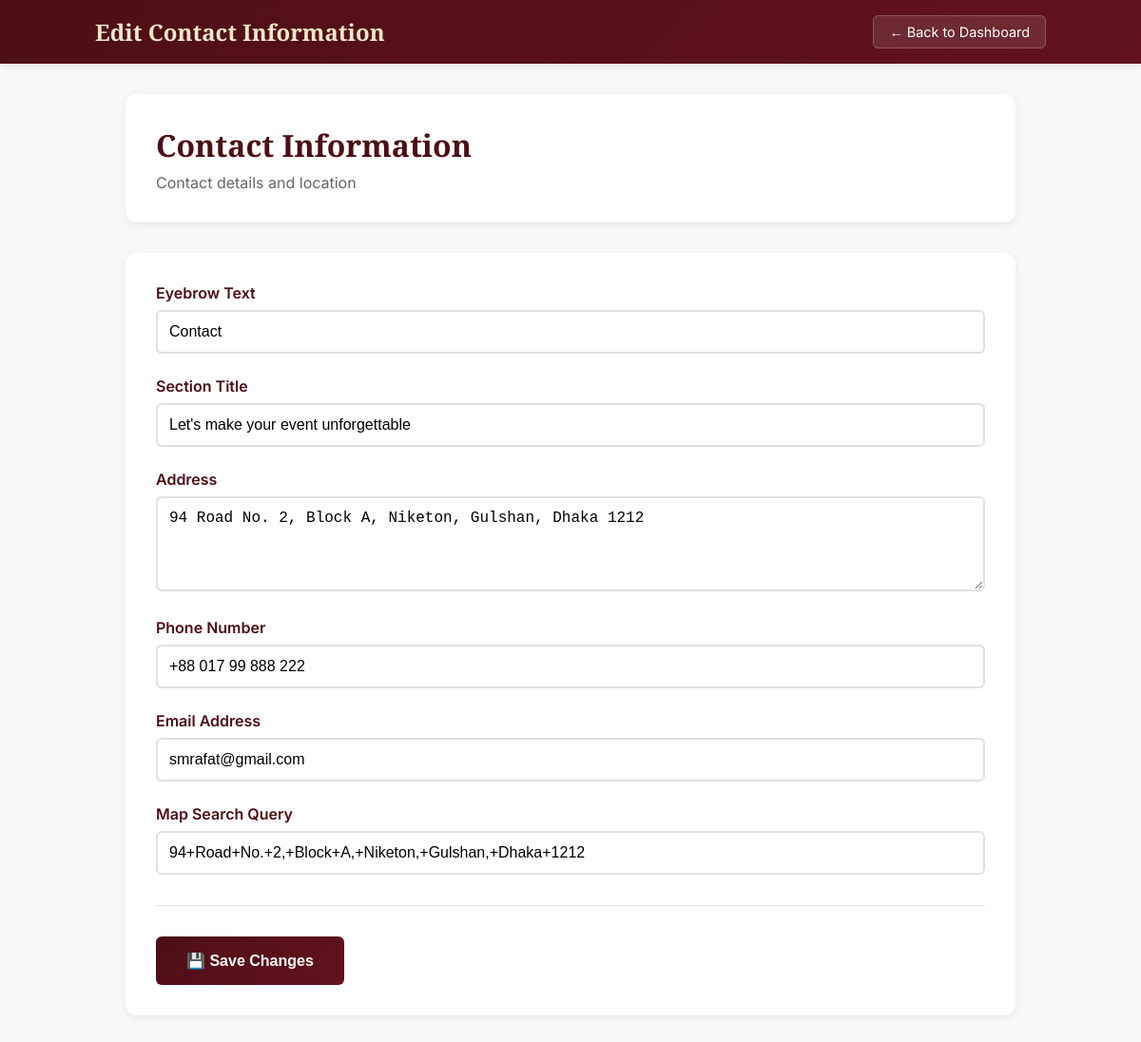
Page /admin/edit-section.php?section=contact (signed in) on the earlier database version.
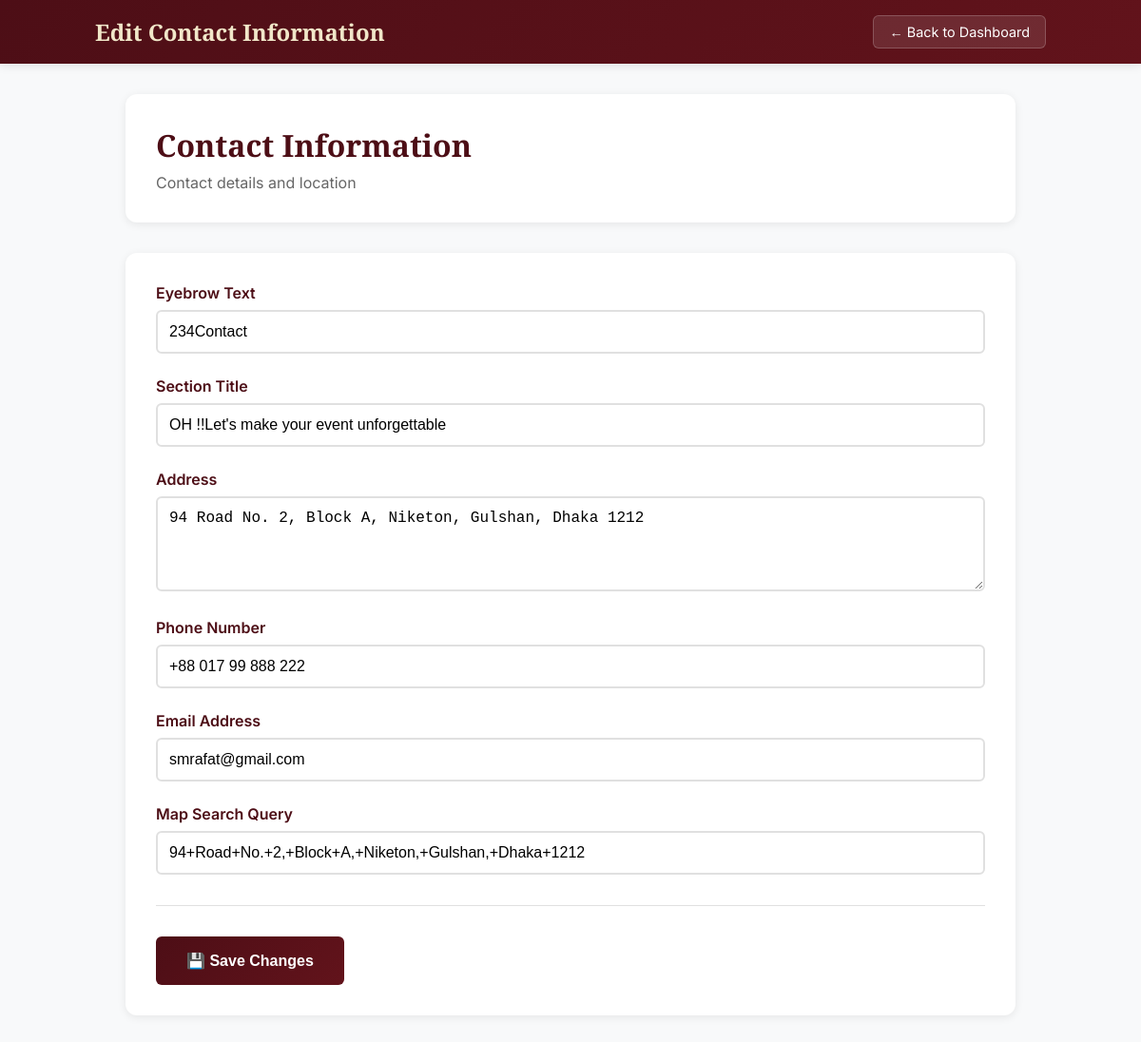
Same page on the later database version.
### tables this page shows
CREATE TABLE content_sections (
            id INTEGER PRIMARY KEY AUTOINCREMENT,
            section_name TEXT UNIQUE NOT NULL,
            content TEXT NOT NULL,
            updated_at TIMESTAMP DEFAULT CURRENT_TIMESTAMP,
            updated_by TEXT
        );

### admin/edit-section.php (the view, shortened to what this page needs)
<?php
$db = new Database();
$conn = $db->getConnection();
$section = $_GET['section'] ?? '';
try {
    $query = "SELECT content FROM content_sections WHERE section_name = ?";
    $stmt = $conn->prepare($query);
    $stmt->execute([$section]);
    $result = $stmt->fetch(PDO::FETCH_ASSOC);
    $current_content = $result ? json_decode($result['content'], true) : [];
} catch (Exception $e) {
    $current_content = [];
}
$section_configs = [
    'hero' => [
        'title' => 'Hero Section',
        'description' => 'Main banner content and statistics',
        'fields' => [
            'eyebrow' => ['label' => 'Eyebrow Text', 'type' => 'text'],
            'title' => ['label' => 'Main Title', 'type' => 'textarea'],
            'script' => ['label' => 'Script Text', 'type' => 'text'],
            'stats' => ['label' => 'Statistics', 'type' => 'stats']
        ]
    ],
    'about' => [
        'title' => 'About Section',
        'description' => 'Company information and story',
        'fields' => [
            'eyebrow' => ['label' => 'Eyebrow Text', 'type' => 'text'],
            'title' => ['label' => 'Section Title', 'type' => 'textarea'],
            'description' => ['label' => 'Description', 'type' => 'textarea']
        ]
    ],
    'segments' => [
        'title' => 'Our Segments',
        'description' => 'Service packages and offerings',
        'fields' => [
            'title' => ['label' => 'Section Title', 'type' => 'text'],
            'items' => ['label' => 'Service Items', 'type' => 'segments']
        ]
    ],
    'contact' => [
        'title' => 'Contact Information',
        'description' => 'Contact details and location',
        'fields' => [
            'eyebrow' => ['label' => 'Eyebrow Text', 'type' => 'text'],
            'title' => ['label' => 'Section Title', 'type' => 'text'],
            'address' => ['label' => 'Address', 'type' => 'textarea'],
            'phone' => ['label' => 'Phone Number', 'type' => 'text'],
            'email' => ['label' => 'Email Address', 'type' => 'email'],
            'map_query' => ['label' => 'Map Search Query', 'type' => 'text']
        ]
    ],
    'navigation' => [
        'title' => 'Navigation Menu',
        'description' => 'Website navigation links',
        'fields' => [
            'links' => ['label' => 'Navigation Links', 'type' => 'navigation']
        ]
    ],
    'footer' => [
        'title' => 'Footer',
        'description' => 'Footer text and copyright',
        'fields' => [
            'text' => ['label' => 'Footer Text', 'type' => 'text']
        ]
    ]
];
$config = $section_configs[$section];
?>
<!DOCTYPE html>
<html lang="en">
<head>
</head>
<body>
    <div class="header">
        <div class="header-content">
            <div class="logo">
                <h1>Edit <?php echo $config['title']; ?></h1>
            </div>
            <a href="dashboard.php" class="back-btn">← Back to Dashboard</a>
        </div>
    </div>
    <div class="container">
        <div class="section-header">
            <h2><?php echo $config['title']; ?></h2>
            <p><?php echo $config['description']; ?></p>
        </div>
        <div class="form-container">
            <form method="POST">
                <?php foreach ($config['fields'] as $field_name => $field_config): ?>
                    <div class="form-group">
                        <label><?php echo $field_config['label']; ?></label>
                        <?php if ($field_config['type'] === 'text' || $field_config['type'] === 'email'): ?>
                            <input type="<?php echo $field_config['type']; ?>"
                                   name="content[<?php echo $field_name; ?>]"
                                   value="<?php echo htmlspecialchars($current_content[$field_name] ?? ''); ?>">
                        <?php elseif ($field_config['type'] === 'textarea'): ?>
                            <textarea name="content[<?php echo $field_name; ?>]" rows="3"><?php echo htmlspecialchars($current_content[$field_name] ?? ''); ?></textarea>
                        <?php endif; ?>
                    </div>
                <?php endforeach; ?>
                <div class="form-actions">
                    <button type="submit" name="update_content" class="save-btn">
                        💾 Save Changes
                    </button>
                </div>
            </form>
        </div>
    </div>
</body>
</html>

### admin/edit-section.php (style rules this page uses)
* { box-sizing: border-box; }
body { margin: 0; font-family: Inter, system-ui, sans-serif; background: #f8f9fa; color: #333; }
.header { background: linear-gradient(135deg, #4d0e16 0%, #62131b 100%); color: white; padding: 1rem 2rem; box-shadow: 0 2px 10px rgba(0,0,0,0.1); }
.header-content { display: flex; justify-content: space-between; align-items: center; max-width: 1000px; margin: 0 auto; }
.logo h1 { font-family: "Playfair Display", serif; margin: 0; font-size: 1.5rem; color: #f1e7c9; }
.back-btn { background: rgba(255, 255, 255, 0.1); color: white; padding: 0.5rem 1rem; border: 1px solid rgba(255, 255, 255, 0.2); border-radius: 6px; text-decoration: none; font-size: 0.9rem; transition: all 0.3s ease; }
.container { max-width: 1000px; margin: 0 auto; padding: 2rem; }
.section-header { background: white; padding: 2rem; border-radius: 12px; box-shadow: 0 2px 10px rgba(0,0,0,0.08); margin-bottom: 2rem; }
.section-header h2 { font-family: "Playfair Display", serif; color: #4d0e16; margin: 0 0 0.5rem 0; font-size: 2rem; }
.section-header p { color: #666; margin: 0; }
.form-container { background: white; padding: 2rem; border-radius: 12px; box-shadow: 0 2px 10px rgba(0,0,0,0.08); }
.form-group { margin-bottom: 1.5rem; }
label { display: block; margin-bottom: 0.5rem; font-weight: 600; color: #4d0e16; }
input[type="text"], input[type="email"], textarea { width: 100%; padding: 0.75rem; border: 2px solid #e0e0e0; border-radius: 6px; font-size: 1rem; transition: border-color 0.3s ease; }
textarea { min-height: 100px; resize: vertical; }
.form-actions { display: flex; gap: 1rem; margin-top: 2rem; padding-top: 2rem; border-top: 1px solid #e0e0e0; }
.save-btn { background: linear-gradient(135deg, #4d0e16 0%, #62131b 100%); color: white; padding: 1rem 2rem; border: none; border-radius: 6px; font-size: 1rem; font-weight: 600; cursor: pointer; transition: all 0.3s ease; }

Differences in the rows shown:
removed content_sections: content "Contact", content "Let's make your event unforgettable", content "94 Road No. 2, Block A, Niketon, Gulshan, Dhaka 1212", content "+88 017 99 888 222", content "smrafat@gmail.com", content "94+Road+No.+2,+Block+A,+Niketon,+Gulshan,+Dhaka+1212"
added content_sections: content "234Contact", content "OH !!Let's make your event unforgettable", content "94 Road No. 2, Block A, Niketon, Gulshan, Dhaka 1212", content "+88 017 99 888 222", content "smrafat@gmail.com", content "94+Road+No.+2,+Block+A,+Niketon,+Gulshan,+Dhaka+1212"
